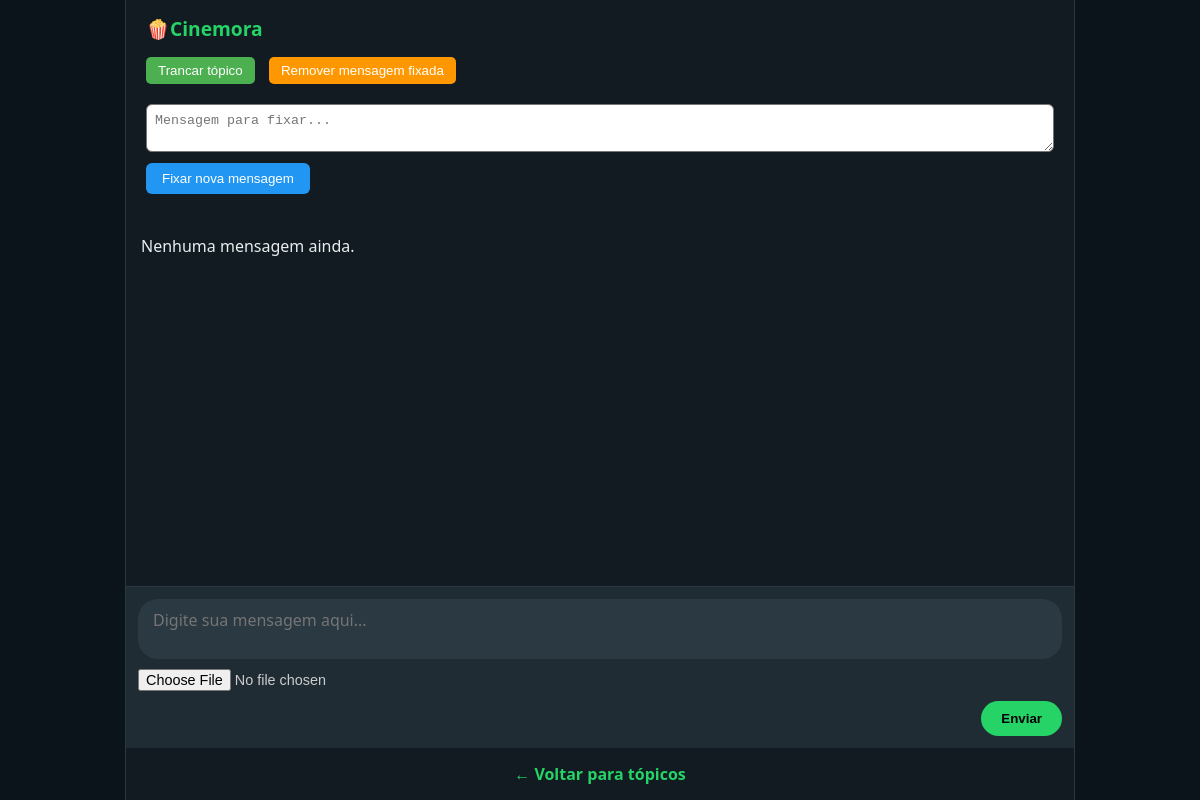
/topico.php?id=6 (signed in), run on an earlier commit of the app's database.
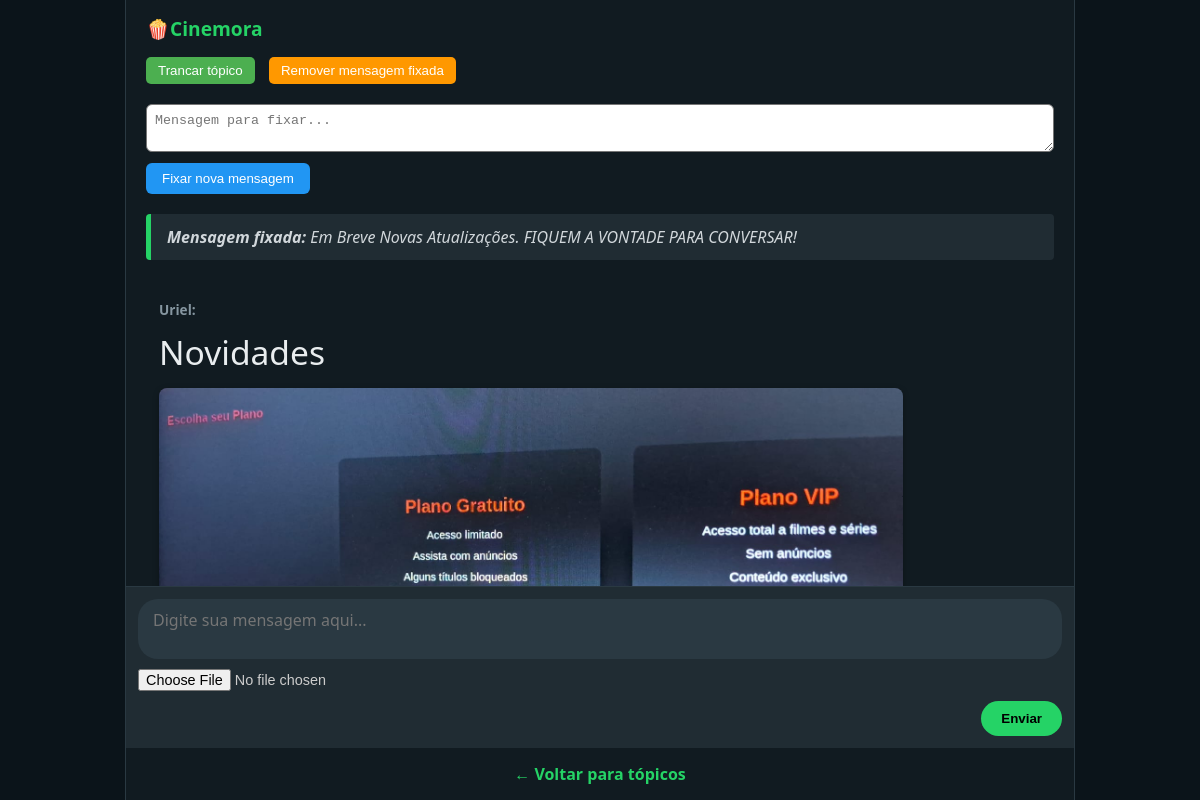
And on a later commit of the database.
### tables this page shows
CREATE TABLE `topicos` (
  `id` int(11) NOT NULL,
  `nome` varchar(100) NOT NULL,
  `visibilidade` varchar(255) NOT NULL DEFAULT 'publico',
  `mensagem_fixada` text DEFAULT NULL,
  `trancado` tinyint(1) NOT NULL DEFAULT 0
);

CREATE TABLE `mensagens` (
  `id` int(11) NOT NULL,
  `id_topico` int(11) DEFAULT NULL,
  `id_usuario` int(11) DEFAULT NULL,
  `mensagem` text DEFAULT NULL,
  `imagem` varchar(255) DEFAULT NULL,
  `data` datetime DEFAULT current_timestamp()
);

CREATE TABLE `usuarios` (
  `id` int(11) NOT NULL,
  `usuario` varchar(100) NOT NULL,
  `senha` varchar(255) NOT NULL,
  `tipo` enum('user','admin') NOT NULL DEFAULT 'user'
);

### topico.php (the view, shortened to what this page needs)
<?php
include 'conexao.php';
$stmtUser = $conn->prepare("SELECT id, tipo FROM usuarios WHERE usuario = ?");
$stmtUser->bind_param("s", $_SESSION['usuario']);
$stmtUser->execute();
$resUser = $stmtUser->get_result();
$user = $resUser->fetch_assoc();
$isAdmin = $user['tipo'] === 'admin';
$topicoId = intval($_GET['id'] ?? 0);
$stmt = $conn->prepare("SELECT * FROM topicos WHERE id = ?");
$stmt->bind_param("i", $topicoId);
$stmt->execute();
$resTopico = $stmt->get_result();
$topico = $resTopico->fetch_assoc();
$trancado = (bool)$topico['trancado'];
$mensagemFixada = $topico['mensagem_fixada'];
$stmtMsgs = $conn->prepare("SELECT m.*, u.usuario FROM mensagens m JOIN usuarios u ON m.id_usuario = u.id WHERE m.id_topico = ? ORDER BY m.data ASC");
$stmtMsgs->bind_param("i", $topicoId);
$stmtMsgs->execute();
$resMsgs = $stmtMsgs->get_result();
?>
<!DOCTYPE html>
<html lang="pt-BR">
<head>
</head>
<body>
<div class="container">
  <h2><?= htmlspecialchars($topico['nome']) ?> <?php if ($trancado) echo "(Trancado)"; ?></h2>
<?php if ($isAdmin): ?>
  <form method="post" action="admin_topico_actions.php" style="margin: 0 20px 10px;">
    <button type="submit" name="acao" value="toggle_trancar"
      style="padding: 6px 12px; margin-right: 10px; border-radius: 5px; background-color: <?= $trancado ? '#f44336' : '#4CAF50' ?>; color: white; border: none;">
      <?= $trancado ? 'Destrancar tópico' : 'Trancar tópico' ?>
    </button>
    <button type="submit" name="acao" value="remover_fixar"
      style="padding: 6px 12px; border-radius: 5px; background-color: #FF9800; color: white; border: none;">
      Remover mensagem fixada
    </button>
  </form>
  <form method="post" action="admin_topico_actions.php" style="margin: 10px 20px;">
    <textarea name="mensagem_fixada" rows="2" placeholder="Mensagem para fixar..." style="width: 100%; padding: 8px; border-radius: 6px;"></textarea>
    <button type="submit" name="acao" value="fixar"
      style="margin-top: 6px; padding: 8px 16px; background-color: #2196F3; color: white; border: none; border-radius: 6px;">
      Fixar nova mensagem
    </button>
  </form>
<?php endif; ?>
  <?php if ($mensagemFixada): ?>
    <div class="mensagem-fixada">
      <strong>Mensagem fixada:</strong> <?= nl2br(htmlspecialchars($mensagemFixada)) ?>
    </div>
  <?php endif; ?>
  <div class="mensagens" id="mensagens-container">
    <?php if ($resMsgs->num_rows === 0): ?>
      <p>Nenhuma mensagem ainda.</p>
    <?php else: ?>
      <?php while ($msg = $resMsgs->fetch_assoc()): ?>
        <div class="mensagem">
          <strong><?= htmlspecialchars($msg['usuario']) ?>:</strong>
          <?= nl2br(htmlspecialchars($msg['mensagem'])) ?>
          <?php if (!empty($msg['imagem'])): ?>
            <img src="uploads/<?= htmlspecialchars($msg['imagem']) ?>" alt="Imagem enviada" />
          <?php endif; ?>
          <br><small style="color:#888;"><?= $msg['data'] ?></small>
        </div>
      <?php endwhile; ?>
    <?php endif; ?>
  </div>
  <?php if ($trancado): ?>
    <p>Este tópico está trancado. Você não pode enviar novas mensagens.</p>
  <?php else: ?>
    <form class="form-mensagem" method="post" action="" enctype="multipart/form-data">
      <textarea name="mensagem" placeholder="Digite sua mensagem aqui..."></textarea>
      <input type="file" name="imagem" accept="image/*" />
      <button type="submit">Enviar</button>
    </form>
  <?php endif; ?>
  <div class="back-link">
    <a href="index.php">← Voltar para tópicos</a>
  </div>
</div>
</body>
</html>

### topico.php (style rules this page uses)
* { box-sizing: border-box; }
body { background-color: #0b141a; color: #e9edef; font-family: 'Segoe UI', Tahoma, Geneva, Verdana, sans-serif; margin: 0; padding: 0; display: flex; justify-content: center; height: 100vh; }
.container { width: 100%; max-width: 950px; margin: auto; height: 100vh; display: flex; flex-direction: column; background-color: #111b21; border-left: 1px solid #2a3942; border-right: 1px solid #2a3942; }
h2 { color: #25d366; margin: 15px 20px; font-size: 1.2rem; }
.mensagem-fixada { background: #202c33; border-left: 5px solid #25d366; padding: 12px 16px; margin: 10px 20px; font-style: italic; color: #d1d7db; border-radius: 4px; }
.mensagens { flex-grow: 1; padding: 15px; overflow-y: auto; display: flex; flex-direction: column; gap: 10px; }
.mensagem { max-width: 85%; padding: 14px 18px; border-radius: 12px; word-wrap: break-word; line-height: 1.6; position: relative; font-size: 2.1rem; }
.mensagem strong { display: block; font-size: 0.85rem; color: #8696a0; margin-bottom: 5px; }
.mensagem img { margin-top: 8px; max-width: 100%; border-radius: 8px; box-shadow: 0 2px 6px rgba(0,0,0,0.3); }
.form-mensagem { padding: 12px; background: #202c33; border-top: 1px solid #2a3942; display: flex; flex-direction: column; gap: 10px; }
.form-mensagem textarea { width: 100%; resize: none; height: 60px; border: none; border-radius: 20px; background-color: #2a3942; color: #fff; padding: 10px 15px; font-size: 1rem; font-family: inherit; }
.form-mensagem input[type="file"] { color: #ccc; font-size: 0.9rem; }
.form-mensagem button { align-self: flex-end; padding: 10px 20px; background-color: #25d366; color: #000; border: none; border-radius: 20px; font-weight: bold; cursor: pointer; transition: background 0.3s ease; }
.back-link { padding: 15px; text-align: center; background: #111b21; }
.back-link a { color: #25d366; text-decoration: none; font-weight: bold; }

What changed in the data, as far as the page shows it:
changed topicos "🍿Cinemora": mensagem_fixada (not shown) → "Em Breve Novas Atualizações. FIQUEM A VONTADE PARA CONVERSAR!"
added mensagens: id_usuario.usuario "Uriel", mensagem "Novidades", imagem (picture)
Also different on the page:
text no longer shown: "Nenhuma mensagem ainda."
text now shown: "Mensagem fixada:"
